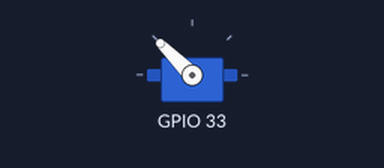
Recording of a sketch running on a simulated ESP32. On the bench: servo. What the sketch prints to the serial monitor is not drawn.

Above: at 0.05 s.
Timing chart, 0 to 4.6 s (numbered marks = the images above):
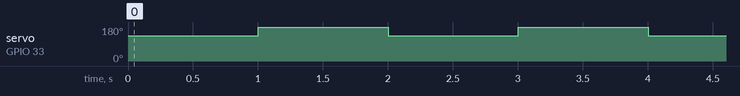

Measured:
- by itself, servo on GPIO 33: alternates 180° for 1.0 s and 135° for 1.0 s

The sketch:

oneServo.ino
```cpp
#include <ServoDevs.h>
#include <ESP32Servo.h>

Servo claw; // Объявим переменную сервопривода

/*
 * Для самого схвата углы устанавливаются только в пределах 90-180 градусов
 * 90   - Полностью открыт
 * 180  - Полностью закрыт
 */
int clawOpen = 135;
int clawClose = 180;

void setup() {
  Serial.begin(115200);
  claw.attach(PIN_CLAW_GRAB); // Будем использовать передний схват

}

void loop() {
  Serial.println("Схват открывается ...");
  claw.write(clawOpen);
  delay(1000);

  Serial.println("Схват закрывается ...");
  claw.write(clawClose);
  delay(1000);
}
```
